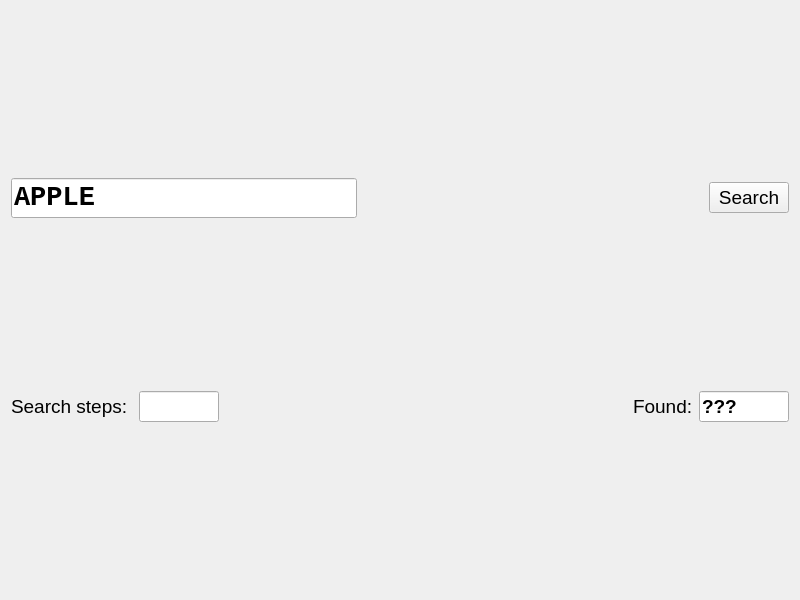
<?xml version="1.0" encoding="UTF-8"?>
<ui version="4.0">
 <class>Widget</class>
 <widget class="QWidget" name="Widget">
  <property name="geometry">
   <rect>
    <x>0</x>
    <y>0</y>
    <width>800</width>
    <height>600</height>
   </rect>
  </property>
  <property name="windowTitle">
   <string>Widget</string>
  </property>
  <layout class="QVBoxLayout" name="verticalLayout">
   <item>
    <layout class="QHBoxLayout" name="horizontalLayout">
     <item>
      <widget class="QLineEdit" name="entry">
       <property name="font">
        <font>
         <family>Courier New</family>
         <pointsize>20</pointsize>
         <bold>true</bold>
        </font>
       </property>
       <property name="text">
        <string>APPLE</string>
       </property>
      </widget>
     </item>
     <item>
      <spacer name="horizontalSpacer">
       <property name="orientation">
        <enum>Qt::Orientation::Horizontal</enum>
       </property>
       <property name="sizeHint" stdset="0">
        <size>
         <width>40</width>
         <height>20</height>
        </size>
       </property>
      </spacer>
     </item>
     <item>
      <widget class="QPushButton" name="pb_search">
       <property name="font">
        <font>
         <pointsize>14</pointsize>
        </font>
       </property>
       <property name="text">
        <string>Search</string>
       </property>
      </widget>
     </item>
    </layout>
   </item>
   <item>
    <layout class="QHBoxLayout" name="horizontalLayout_2">
     <item>
      <widget class="QLabel" name="label">
       <property name="font">
        <font>
         <pointsize>14</pointsize>
        </font>
       </property>
       <property name="text">
        <string>Search steps: </string>
       </property>
      </widget>
     </item>
     <item>
      <widget class="QLineEdit" name="txt_steps">
       <property name="maximumSize">
        <size>
         <width>80</width>
         <height>16777215</height>
        </size>
       </property>
       <property name="sizeIncrement">
        <size>
         <width>50</width>
         <height>0</height>
        </size>
       </property>
       <property name="font">
        <font>
         <pointsize>14</pointsize>
         <bold>true</bold>
        </font>
       </property>
       <property name="readOnly">
        <bool>true</bool>
       </property>
      </widget>
     </item>
     <item>
      <spacer name="horizontalSpacer_2">
       <property name="orientation">
        <enum>Qt::Orientation::Horizontal</enum>
       </property>
       <property name="sizeHint" stdset="0">
        <size>
         <width>40</width>
         <height>20</height>
        </size>
       </property>
      </spacer>
     </item>
     <item>
      <widget class="QLabel" name="label_2">
       <property name="font">
        <font>
         <pointsize>14</pointsize>
        </font>
       </property>
       <property name="text">
        <string>Found:</string>
       </property>
      </widget>
     </item>
     <item>
      <widget class="QLineEdit" name="txt_answer">
       <property name="maximumSize">
        <size>
         <width>90</width>
         <height>16777215</height>
        </size>
       </property>
       <property name="sizeIncrement">
        <size>
         <width>90</width>
         <height>0</height>
        </size>
       </property>
       <property name="font">
        <font>
         <pointsize>14</pointsize>
         <bold>true</bold>
        </font>
       </property>
       <property name="text">
        <string>???</string>
       </property>
       <property name="readOnly">
        <bool>true</bool>
       </property>
      </widget>
     </item>
    </layout>
   </item>
  </layout>
 </widget>
 <resources/>
 <connections/>
</ui>
